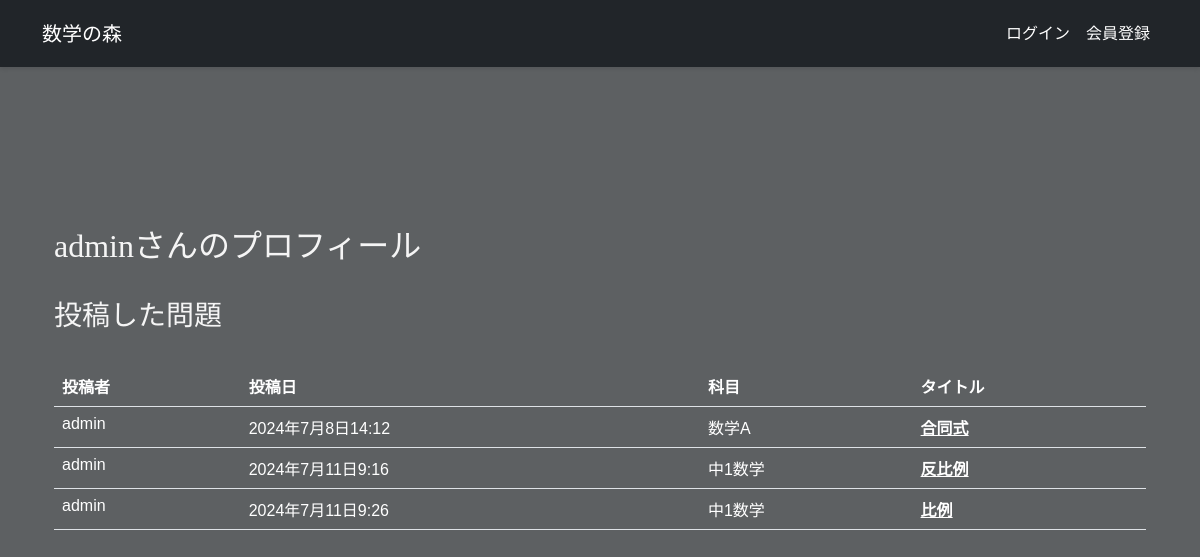
/studysite/profile/1/, run on the app's committed database.
### studysite/models.py (models this page shows, shortened)
class Studysite(models.Model):
    title = models.CharField('タイトル', max_length=128)
    image = models.FileField('問題画像', upload_to='image/', blank=True)
    question = models.TextField('問題', blank=True)
    answer = models.TextField('解説', blank=True)
    created_by = models.ForeignKey(settings.AUTH_USER_MODEL,
                                   verbose_name='投稿者',
                                   on_delete=models.CASCADE)
    created_at = models.DateTimeField('投稿日', auto_now_add=True)
    updated_at = models.DateTimeField('更新日', auto_now=True)
    tags = models.ManyToManyField(Tag, blank=True)
    likes = models.PositiveIntegerField(default=0)

class Tag(models.Model):
    name = models.CharField(max_length=100)

### studysite/views.py (the view)
# urls.py: path('profile/<int:user_id>/', views.profile, name='profile'),
def profile(request, user_id):
    user = get_object_or_404(User, pk=user_id)
    snippets = Studysite.objects.filter(created_by=user)
    context = {
        'user_profile': user,
        'snippets': snippets
    }
    return render(request, 'profile.html', context)

### studysite/templates/snippets/profile.html
{% extends 'base.html' %}
{% load static %}
{% load django_bootstrap5 %}
{% load widget_tweaks %}
{% block main %}
<div class="container profile">
    <h2>{{ user_profile.username }}さんのプロフィール</h2><br>
    <h3>投稿した問題</h3><br>
    {% if snippets %}
    <table class="table">
        <thead>
        <tr>
            <th>投稿者</th>
            <th>投稿日</th>
            <th>科目</th>
            <th>タイトル</th>
        </tr>
        </thead>
        <tbody>
            {% for snippet in snippets %}
                <tr>
                    <td>{{ snippet.created_by.username }}</td>
                    <td>{{ snippet.created_at }}</td>
                    <td>
                        {% if snippet.tags %}
                            {% for tag in snippet.tags.all %}
                                <span>{{ tag.name }}</span>
                            {% endfor %}
                        {% else %}
                            <span>empty<span>
                        {% endif %}
                    <th><a href="{% url 'snippet_detail' snippet.id %}" style="color:#ffffff;">{{ snippet.title }}</a></th>
                </tr>
            {% endfor %}
        </tbody>
    </table>
    {% else %}
        <p>問題はまだ投稿されていません．</p>
    {% endif %}
</div>
{% endblock %}

### studysite/static/snippets/css/style.css (style rules this page uses)
* { position: relative; margin: 0; padding: 0; box-sizing: border-box; }
.bg { background-image: url('https://th.bing.com/th/id/OIP.5YSUdCDKhudyByfCYqVa8AAAAA?rs=1&pid=ImgDetMain'); }
.bg::before { content: ''; position: absolute; top: 0; left: 0; width: 100%; height: 100%; background-color: rgba(0, 0, 0, 0.6); }
body { font-family: '游明朝', serif; position: relative; background-color: #e9f1f7; color: #f5f5f5; line-height: 1.6; }
.table th { position: relative; font-family: sans-serif; color: #ffffff; background-color: transparent; }
.table td { position: relative; font-family: sans-serif; color: #ffffff; background-color: transparent; }
tbody { position: relative; font-family: sans-serif; color: #ffffff; background-color: transparent; }

### data on the page
Studysite: created_by.username "admin", created_at "2024年7月8日14:12", title "合同式"
Tag: name "数学A"
Studysite: created_by.username "admin", created_at "2024年7月11日9:16", title "反比例"
Tag: name "中1数学"
Studysite: created_by.username "admin", created_at "2024年7月11日9:26", title "比例"

### other printed values
{{ user_profile.username }} "admin"
